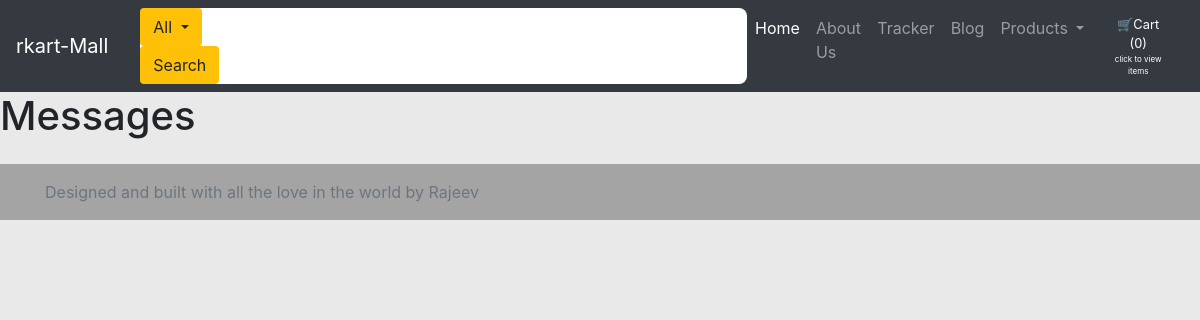
The page /shop/messages/ on the database as committed earlier.
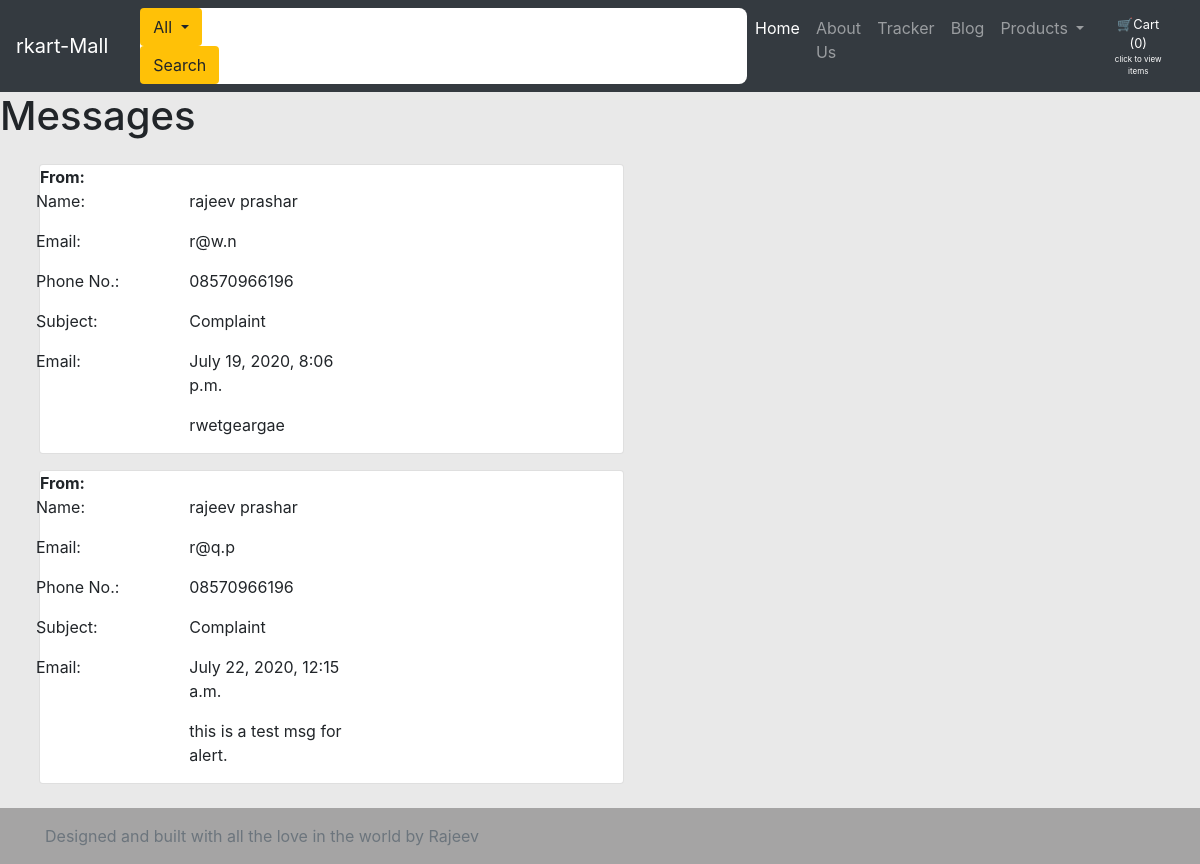
The same page on the database as committed later.
### shop/models.py (models this page shows, shortened)
class Contact(models.Model):
    msg_id = models.AutoField(primary_key=True)
    name = models.CharField(max_length=50, default="",
                            editable=False)
    email = models.CharField(max_length=50, default="", editable=False)
    phone = models.CharField(max_length=15, default="", editable=False)
    msgtype = models.CharField(max_length=15, default="", editable=False)
    message = models.TextField(editable=False)
    date = models.DateTimeField(
        editable=False, default=timezone.now)

### shop/views.py (the view)
# urls.py: path("messages/", views.messages, name="messages"),
def messages(request):
    message = Contact.objects.all()
    params = {'msg': message}
    return render(request, 'shop/messages.html', params)

### shop/templates/shop/messages.html (shortened to what this page needs)
{% extends "shop/layout.html" %}
{% block body %}
<h1>Messages</h1>
<div class="container-fluid mx-4 my-4">
    {% for message in msg %}
    <div class="card my-3" style="width: 50%" ; border: none;">
        <strong>From:</strong>
        <div class="row">
            <div class="col-md-3">
                <p>Name:</p>
                <p>Email:</p>
                <p>Phone No.:</p>
                <p>Subject:</p>
                <p>Email:</p>
            </div>
            <div class="msg-body col-md-4">
                <div>
                    <p>{{message.name}}</p>
                    <p>{{message.email}}</p>
                    <p>{{message.phone}}</p>
                    <p>{{message.msgtype}}</p>
                    <p>{{message.date}}</p>
                    <p>{{message.message}}</p>
                </div>
            </div>
        </div>
    </div>
    {% endfor %}
</div>
{% load static %}
{% endblock body%}

### shop/templates/shop/layout.html (shortened to what this page needs)
<!DOCTYPE html>
<html lang="en">
<head>
    <link rel="stylesheet" href="https://stackpath.bootstrapcdn.com/bootstrap/4.2.1/css/bootstrap.min.css"
>
</head>
<body>
    <nav class="navbar navbar-expand-lg sticky-top navbar-dark bg-dark">
        <a class="navbar-brand" href="/shop">rkart-Mall</a>
        <div class="nav-bar-search ml-3" style="background-color: white; border-radius:.5rem">
            <form class="form-inline my-2 my-lg-0">
                <div class="dropdown">
                    <a class="btn bg-warning my-2 my-sm-0 dropdown-toggle" href="#" role="button" id="dropdownMenuLink"
                        data-toggle="dropdown" aria-haspopup="true" aria-expanded="false">
                        All
                    </a>
                </div>
                <input class="form-control " type="search" id="navbarsearch" aria-label="Search"
                    style="width:33rem !important; border: 1px solid #ffffff;">
                <button class="btn bg-warning my-2 my-sm-0" type="submit">Search</button>
            </form>
        </div>
        <div class="collapse navbar-collapse" id="navbarSupportedContent">
            <ul class="navbar-nav mr-auto">
                <li class="nav-item active">
                    <a class="nav-link" href="/shop">Home <span class="sr-only">(current)</span></a>
                </li>
                <li class="nav-item">
                    <a class="nav-link" href="/shop/about">About Us</a>
                </li>
                <li class="nav-item">
                    <a class="nav-link" href="/shop/tracker">Tracker</a>
                </li>
                <li class="nav-item">
                    <a class="nav-link" href="/blog">Blog</a>
                </li>
                <li class="nav-item dropdown">
                    <a class="nav-link dropdown-toggle" href="#" id="navbarDropdown" role="button"
                        data-toggle="dropdown" aria-haspopup="true" aria-expanded="false">
                        Products
                    </a>
                </li>
                <button type="button" id="cart-pop" class="btn btn-dark bg-dark mx-2" data-trigger="click, hover"
                    data-html="true" data-container="body" data-toggle="popover" data-placement="bottom">
                    <div id='cart-btn my-0' style="font-size:.8rem;">
                        🛒Cart (<span id='cart'>0</span>)<br>
                        <div id='cart-btn-txt ' style="font-size: .5rem;">click to view items</div>
                    </div>
                </button>
            </ul>
        </div>
    </nav>
    {% block body %} {% endblock body%}
    <footer class="footer mt-auto py-3" style="background-color: rgb(165, 164, 164);">
        <div class="container">
            <span class="text-muted">Designed and built with all the love in the
                world by Rajeev</span>
        </div>
    </footer>
</body>
</html>

### shop/templates/shop/messages.html (style rules this page uses)
body { background-color: rgb(233, 233, 233); }
.col-md-3 { display: inline-block; margin-left: -4px; }

Rows that differ between the two databases and show on the page:
added Contact: name "rajeev prashar", email "r@w.n", phone "08570966196", msgtype "Complaint", date "July 19, 2020, 8:06 p.m.", message "rwetgeargae"
added Contact: name "rajeev prashar", email "r@q.p", phone "08570966196", msgtype "Complaint", date "July 22, 2020, 12:15 a.m.", message "this is a test msg for alert."
